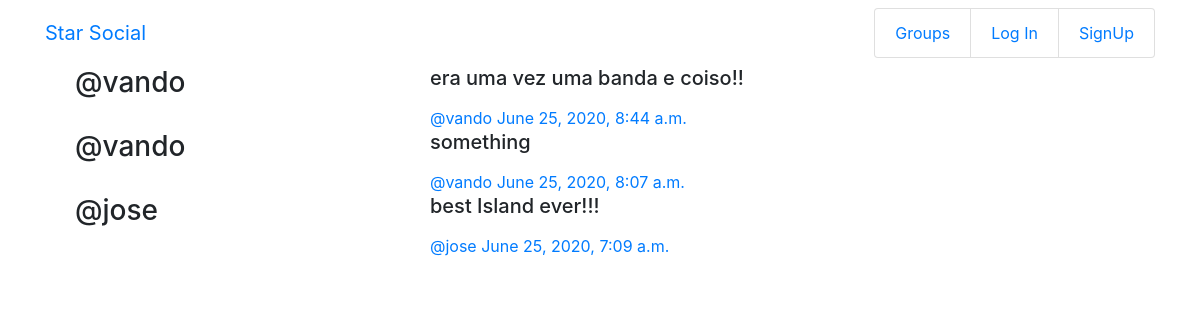
/posts/, run on the app's committed database.
### posts/models.py (models this page shows, shortened)
class Post(models.Model):
    user = models.ForeignKey(User,related_name='posts',on_delete=models.CASCADE)
    created_at = models.DateTimeField(auto_now=True)
    message = models.TextField()
    message_html = models.TextField(editable=False)
    group = models.ForeignKey(Group, related_name='posts',null=True,blank=True,on_delete=models.CASCADE)
    class Meta:
        ordering = ['-created_at']
        unique_together = ['user','message']

### posts/views.py (the view)
# urls.py: path('',views.PostList.as_view(),name="all"),
class PostList(SelectRelatedMixin,generic.ListView):
    model = models.Post
    select_related = ('user','group')

### posts/templates/posts/post_list.html (shortened to what this page needs)
{% extends "posts/post_base.html" %}
{% block post_content %}
<div class="col-md-8">
    {% for post in post_list %}
    {% include "posts/_post.html"%}
    {%endfor%}
</div>
{%endblock%}

### posts/templates/posts/_post.html (shortened to what this page needs)
<div class ="post media">
    <h3 class = "col-md-6">@{{post.user.username}}</h3>
    <div class="media-body col-md-6">
        <h5>{{post.message_html|safe}}</h5>
            <span class="username">
                <a href="{% url 'posts:for_user' username=post.user.username %}">@{{post.user.username}}</a>
            </span>
            <time class="time">
                <a href="{% url "posts:single" username=post.user.username pk=post.pk %}">{{post.created_at}}</a>
            </time>
    </div>
</div>

### data on the page
Post: user.username "vando", message_html "era uma vez uma banda e coiso!!", created_at "June 25, 2020, 8:44 a.m."
Post: user.username "vando", message_html "something", created_at "June 25, 2020, 8:07 a.m."
Post: user.username "jose", message_html "best Island ever!!!", created_at "June 25, 2020, 7:09 a.m."
